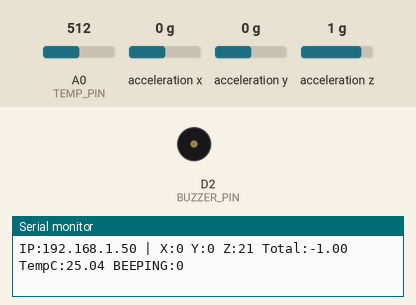
The sketch below on a simulated Arduino Uno R4 WiFi. Parts: buzzer (waves = sounding, pin HIGH), the last lines printed to the serial monitor. Inputs (shaded band) come from the test bench; at power-on: A0 (TEMP_PIN) = 512, acceleration x 0 g, acceleration y 0 g, acceleration z 1 g. WiFi joins after 1.5 s; servers stay silent unless stated.

Above: at 4.7 s.
4.8 s: A0 (TEMP_PIN) set to 537
6.3 s: A0 (TEMP_PIN) set to 563
At 7.9 s:
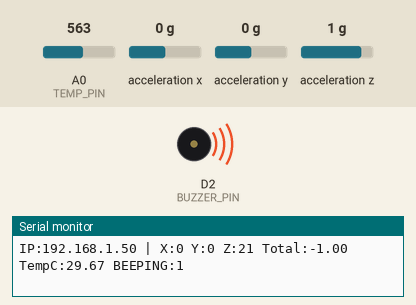
9.3 s: A0 (TEMP_PIN) set to 306
At 9.8 s:
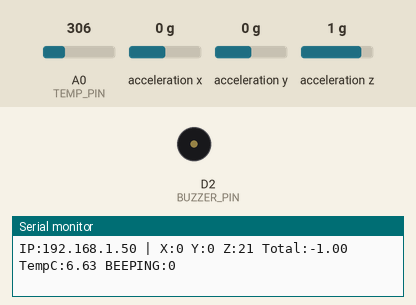
10.8 s: A0 (TEMP_PIN) set to 716
At 12.0 s:
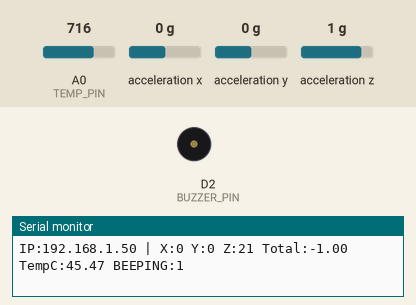
Timing chart, 0 to 14.8 s (numbered marks = the images above; inputs shaded):
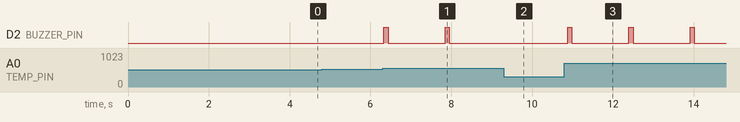

The sketch:

sensors.ino
```cpp
#include <WiFiS3.h>
#include <Wire.h>
#include "MMA7660.h"
#include <math.h>

const char* ssid = "Kian";
const char* pass = "10101010";

WiFiServer server(80);
MMA7660 accel;

const int TEMP_PIN = A0;
const int BUZZER_PIN = 2;   // Grove buzzer on D2

// --- Beep timing (quick beep every 1.5 sec) ---
unsigned long lastBeepTime = 0;
unsigned long beepStartTime = 0;
bool beeping = false;

const unsigned long beepInterval = 1500; // ms between beeps
const unsigned long beepDuration = 80;   // ms beep length

// Steinhart-Hart constants (common for 10k thermistor modules)
float readTempC() {
  int raw = analogRead(TEMP_PIN);   // 0..1023
  if (raw <= 0 || raw >= 1023) return NAN; // disconnected / invalid

  float rTherm = 10000.0f * (1023.0f / (float)raw - 1.0f);
  float logR = log(rTherm);

  float tempK = 1.0f / (0.001129148f +
                        0.000234125f * logR +
                        0.0000000876741f * logR * logR * logR);

  return tempK - 273.15f;
}

void setup() {
  Serial.begin(115200);
  delay(2000);

  Wire.begin();
  accel.init();

  pinMode(TEMP_PIN, INPUT);
  pinMode(BUZZER_PIN, OUTPUT);
  digitalWrite(BUZZER_PIN, LOW);

  Serial.println("Connecting WiFi...");
  WiFi.begin(ssid, pass);

  while (WiFi.status() != WL_CONNECTED) {
    delay(300);
    Serial.print(".");
  }

  Serial.println();
  Serial.print("IP: ");
  Serial.println(WiFi.localIP());

  server.begin();
  Serial.println("HTTP server started");
}

void loop() {
  // ---- Read accelerometer ----
  int8_t x, y, z;
  accel.getXYZ(&x, &y, &z);

  float total = sqrt((float)x * x + (float)y * y + (float)z * z) - 22.0f;

  // ---- Read temperature probe on A0 ----
  float tempC = readTempC();

  // ---- Buzzer: quick beep every 1.5 sec when temp > 28C ----
  unsigned long now = millis();
  bool hot = (!isnan(tempC) && tempC > 28.0f);

  if (hot) {
    // start a beep every 1.5 seconds
    if (!beeping && (now - lastBeepTime >= beepInterval)) {
      digitalWrite(BUZZER_PIN, HIGH);
      beeping = true;
      beepStartTime = now;
      lastBeepTime = now;
    }
    // stop beep after short duration
    if (beeping && (now - beepStartTime >= beepDuration)) {
      digitalWrite(BUZZER_PIN, LOW);
      beeping = false;
    }
  } else {
    // ensure off when not hot
    digitalWrite(BUZZER_PIN, LOW);
    beeping = false;
  }

  // ---- Permanent Serial Stream ----
  Serial.print("IP:");
  Serial.print(WiFi.localIP());
  Serial.print(" | X:");
  Serial.print(x);
  Serial.print(" Y:");
  Serial.print(y);
  Serial.print(" Z:");
  Serial.print(z);
  Serial.print(" Total:");
  Serial.print(total, 2);
  Serial.print(" TempC:");
  if (isnan(tempC)) Serial.print("ERR");
  else Serial.print(tempC, 2);
  Serial.print(" BEEPING:");
  Serial.println(hot ? 1 : 0);

  // ---- HTTP Response ----
  WiFiClient client = server.available();
  if (client) {
    while (client.connected() && !client.available()) delay(1);
    while (client.available()) client.read();

    client.println("HTTP/1.1 200 OK");
    client.println("Content-Type: text/plain");
    client.println("Connection: close");
    client.println();

    client.print("x=");
    client.print(x);
    client.print(",y=");
    client.print(y);
    client.print(",z=");
    client.print(z);
    client.print(",total=");
    client.print(total, 2);
    client.print(",tempC=");
    if (isnan(tempC)) client.print("ERR");
    else client.print(tempC, 2);
    client.print(",hot=");
    client.println(hot ? 1 : 0);

    client.stop();
  }

  delay(100); // 10 updates/sec
}
```

Measured:
- the behaviour switches between 544 and 545 on A0 (TEMP_PIN) (found by bisection; images 0 and 1)
- after the input at 6.3 s, D2 (BUZZER_PIN): alternates HIGH for 0.10 s and LOW for 1.4 s, starting at once
- after the input at 9.3 s, D2 (BUZZER_PIN): stays LOW (without the input it goes to HIGH after 0.07 s)
- after the input at 10.8 s, D2 (BUZZER_PIN): alternates HIGH for 0.10 s and LOW for 1.4 s, starting after 0.08 s
